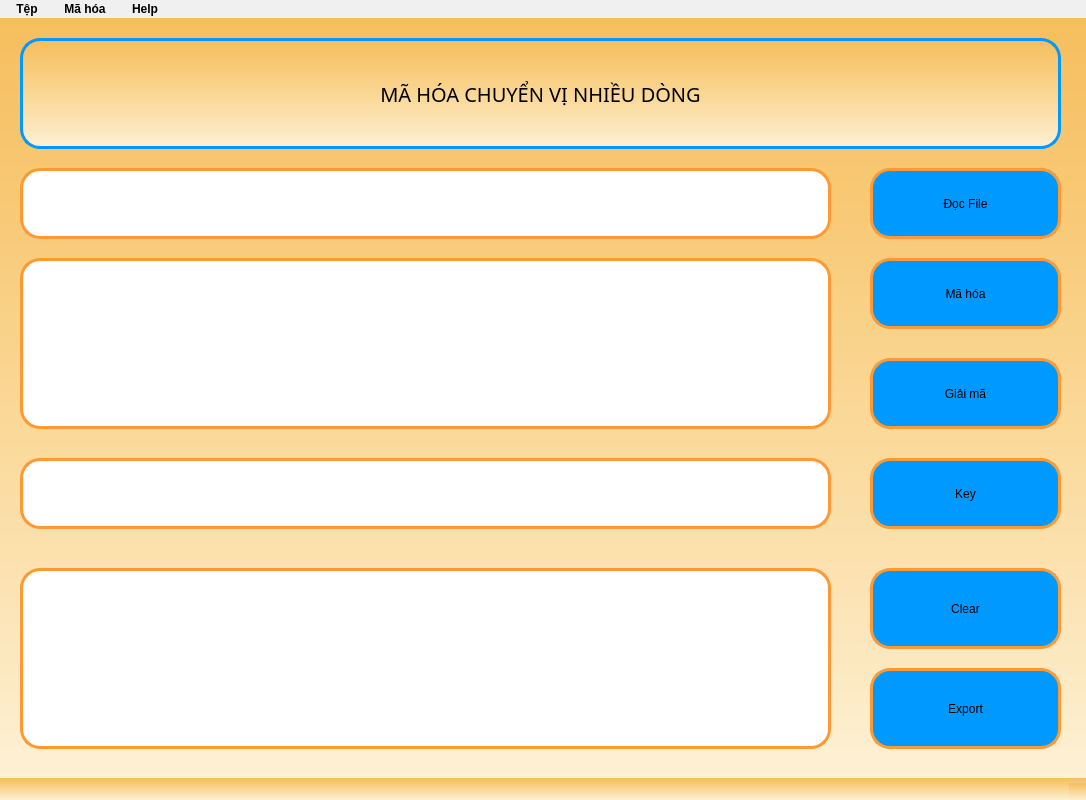
<?xml version="1.0" encoding="UTF-8"?>
<ui version="4.0">
 <class>Nhieudongform</class>
 <widget class="QMainWindow" name="Nhieudongform">
  <property name="geometry">
   <rect>
    <x>0</x>
    <y>0</y>
    <width>1086</width>
    <height>800</height>
   </rect>
  </property>
  <property name="windowTitle">
   <string>WNhieudong</string>
  </property>
  <property name="windowIcon">
   <iconset>
    <normaloff>tainguyen/logo.ico</normaloff>tainguyen/logo.ico</iconset>
  </property>
  <property name="styleSheet">
   <string notr="true">
color:black;
background-color: qlineargradient(spread:pad, x1:0, y1:0, x2:0, y2:1, stop:0 #F6BE5E, stop:0.25 #F8C976, stop:0.5 #FAD794, stop:0.75 #FCE3B4, stop:1 #FDF1D4);
</string>
  </property>
  <widget class="QWidget" name="centralwidget">
   <widget class="QLabel" name="label">
    <property name="geometry">
     <rect>
      <x>20</x>
      <y>20</y>
      <width>1041</width>
      <height>111</height>
     </rect>
    </property>
    <property name="font">
     <font>
      <family>Montserrat</family>
      <pointsize>33</pointsize>
      <weight>9</weight>
      <italic>false</italic>
      <bold>false</bold>
     </font>
    </property>
    <property name="layoutDirection">
     <enum>Qt::LeftToRight</enum>
    </property>
    <property name="autoFillBackground">
     <bool>false</bool>
    </property>
    <property name="styleSheet">
     <string notr="true">font-size: 20px;
font: 75 33pt &quot;Montserrat&quot;;

border: 3px solid #0099FF;
border-radius: 20px;
color:black;

</string>
    </property>
    <property name="text">
     <string>MÃ HÓA CHUYỂN VỊ NHIỀU DÒNG</string>
    </property>
    <property name="alignment">
     <set>Qt::AlignCenter</set>
    </property>
   </widget>
   <widget class="QPushButton" name="Btn_ReadFile">
    <property name="geometry">
     <rect>
      <x>870</x>
      <y>150</y>
      <width>191</width>
      <height>71</height>
     </rect>
    </property>
    <property name="cursor">
     <cursorShape>PointingHandCursor</cursorShape>
    </property>
    <property name="mouseTracking">
     <bool>false</bool>
    </property>
    <property name="tabletTracking">
     <bool>false</bool>
    </property>
    <property name="autoFillBackground">
     <bool>false</bool>
    </property>
    <property name="styleSheet">
     <string notr="true">QPushButton {
    border-radius: 20px;
    background-color: #0099FF;
    border: 3px solid #FF9933;
    font: 75 16pt &quot;Montserrat&quot;;
}

QPushButton:hover {
    background-color: white;
    border-color:#0099FF ;
    color: black;
}
</string>
    </property>
    <property name="text">
     <string>Đọc File</string>
    </property>
   </widget>
   <widget class="QPushButton" name="Btn_MaHoa">
    <property name="geometry">
     <rect>
      <x>870</x>
      <y>240</y>
      <width>191</width>
      <height>71</height>
     </rect>
    </property>
    <property name="cursor">
     <cursorShape>PointingHandCursor</cursorShape>
    </property>
    <property name="styleSheet">
     <string notr="true">QPushButton {
    border-radius: 20px;
    background-color: #0099FF;
    border: 3px solid #FF9933;
    font: 75 16pt &quot;Montserrat&quot;;
}

QPushButton:hover {
    background-color: white;
    border-color:#0099FF ;
    color: black;
}
</string>
    </property>
    <property name="text">
     <string>Mã hóa</string>
    </property>
   </widget>
   <widget class="QPushButton" name="Btn_GiaiMa">
    <property name="geometry">
     <rect>
      <x>870</x>
      <y>340</y>
      <width>191</width>
      <height>71</height>
     </rect>
    </property>
    <property name="cursor">
     <cursorShape>PointingHandCursor</cursorShape>
    </property>
    <property name="styleSheet">
     <string notr="true">QPushButton {
    border-radius: 20px;
    background-color: #0099FF;
    border: 3px solid #FF9933;
    font: 75 16pt &quot;Montserrat&quot;;
}

QPushButton:hover {
    background-color: white;
    border-color:#0099FF ;
    color: black;
}
</string>
    </property>
    <property name="text">
     <string>Giải mã</string>
    </property>
   </widget>
   <widget class="QLineEdit" name="tbPath">
    <property name="geometry">
     <rect>
      <x>20</x>
      <y>150</y>
      <width>811</width>
      <height>71</height>
     </rect>
    </property>
    <property name="font">
     <font>
      <family>Bebas Neue</family>
      <pointsize>12</pointsize>
     </font>
    </property>
    <property name="styleSheet">
     <string notr="true">background-color:white;
border-radius:20px;
color:black;
font: 12pt &quot;Bebas Neue&quot;;
border: 3px solid #FF9933;</string>
    </property>
    <property name="text">
     <string/>
    </property>
    <property name="maxLength">
     <number>32782</number>
    </property>
    <property name="frame">
     <bool>true</bool>
    </property>
    <property name="clearButtonEnabled">
     <bool>false</bool>
    </property>
   </widget>
   <widget class="QTextEdit" name="tbNoiDung">
    <property name="geometry">
     <rect>
      <x>20</x>
      <y>240</y>
      <width>811</width>
      <height>171</height>
     </rect>
    </property>
    <property name="font">
     <font>
      <family>Bebas Neue</family>
      <pointsize>12</pointsize>
     </font>
    </property>
    <property name="cursor" stdset="0">
     <cursorShape>IBeamCursor</cursorShape>
    </property>
    <property name="styleSheet">
     <string notr="true">QTextEdit {
    padding-top: 10px;
    padding-bottom: 10px;
    background-color: white;
    font: 12pt &quot;Bebas Neue&quot;;
    border-radius: 20px;
    color: black;
    border: 3px solid #FF9933;
}
</string>
    </property>
    <property name="html">
     <string>&lt;!DOCTYPE HTML PUBLIC &quot;-//W3C//DTD HTML 4.0//EN&quot; &quot;http://www.w3.org/TR/REC-html40/strict.dtd&quot;&gt;
&lt;html&gt;&lt;head&gt;&lt;meta name=&quot;qrichtext&quot; content=&quot;1&quot; /&gt;&lt;style type=&quot;text/css&quot;&gt;
p, li { white-space: pre-wrap; }
&lt;/style&gt;&lt;/head&gt;&lt;body style=&quot; font-family:'Bebas Neue'; font-size:12pt; font-weight:400; font-style:normal;&quot;&gt;
&lt;p style=&quot;-qt-paragraph-type:empty; margin-top:0px; margin-bottom:0px; margin-left:0px; margin-right:0px; -qt-block-indent:0; text-indent:0px;&quot;&gt;&lt;br /&gt;&lt;/p&gt;&lt;/body&gt;&lt;/html&gt;</string>
    </property>
   </widget>
   <widget class="QTextEdit" name="tbKetQua">
    <property name="geometry">
     <rect>
      <x>20</x>
      <y>550</y>
      <width>811</width>
      <height>181</height>
     </rect>
    </property>
    <property name="font">
     <font>
      <family>Bebas Neue</family>
      <pointsize>12</pointsize>
     </font>
    </property>
    <property name="cursor" stdset="0">
     <cursorShape>IBeamCursor</cursorShape>
    </property>
    <property name="styleSheet">
     <string notr="true">QTextEdit {
    padding-top: 10px;
    padding-bottom: 10px;
    background-color: white;
    font: 12pt &quot;Bebas Neue&quot;;
    border-radius: 20px;
    color: black;
    border: 3px solid #FF9933;
}
</string>
    </property>
   </widget>
   <widget class="QPushButton" name="Btn_Clear">
    <property name="geometry">
     <rect>
      <x>870</x>
      <y>550</y>
      <width>191</width>
      <height>81</height>
     </rect>
    </property>
    <property name="cursor">
     <cursorShape>PointingHandCursor</cursorShape>
    </property>
    <property name="styleSheet">
     <string notr="true">QPushButton {
    border-radius: 20px;
    background-color: #0099FF;
    border: 3px solid #FF9933;
    font: 75 16pt &quot;Montserrat&quot;;
}

QPushButton:hover {
    background-color: white;
    border-color:#0099FF ;
    color: black;
}
</string>
    </property>
    <property name="text">
     <string>Clear</string>
    </property>
   </widget>
   <widget class="QPushButton" name="Btn_WriteFile">
    <property name="geometry">
     <rect>
      <x>870</x>
      <y>650</y>
      <width>191</width>
      <height>81</height>
     </rect>
    </property>
    <property name="cursor">
     <cursorShape>PointingHandCursor</cursorShape>
    </property>
    <property name="styleSheet">
     <string notr="true">QPushButton {
    border-radius: 20px;
    background-color: #0099FF;
    border: 3px solid #FF9933;
    font: 75 16pt &quot;Montserrat&quot;;
}

QPushButton:hover {
    background-color: white;
    border-color:#0099FF ;
    color: black;
}
</string>
    </property>
    <property name="text">
     <string>Export</string>
    </property>
   </widget>
   <widget class="QLineEdit" name="tbKey">
    <property name="enabled">
     <bool>true</bool>
    </property>
    <property name="geometry">
     <rect>
      <x>20</x>
      <y>440</y>
      <width>811</width>
      <height>71</height>
     </rect>
    </property>
    <property name="font">
     <font>
      <family>Bebas Neue</family>
      <pointsize>12</pointsize>
     </font>
    </property>
    <property name="styleSheet">
     <string notr="true">background-color:white;
border-radius:20px;
color:black;
font: 12pt &quot;Bebas Neue&quot;;
border: 3px solid #FF9933;</string>
    </property>
    <property name="text">
     <string/>
    </property>
    <property name="maxLength">
     <number>32782</number>
    </property>
    <property name="frame">
     <bool>true</bool>
    </property>
    <property name="clearButtonEnabled">
     <bool>false</bool>
    </property>
   </widget>
   <widget class="QLabel" name="label_2">
    <property name="geometry">
     <rect>
      <x>870</x>
      <y>440</y>
      <width>191</width>
      <height>71</height>
     </rect>
    </property>
    <property name="styleSheet">
     <string notr="true">border-radius:20px;
background-color:#0099FF;
border: 3px solid #FF9933;
font: 75 16pt &quot;Montserrat&quot;;
</string>
    </property>
    <property name="text">
     <string>Key</string>
    </property>
    <property name="alignment">
     <set>Qt::AlignCenter</set>
    </property>
   </widget>
  </widget>
  <widget class="QMenuBar" name="menubar">
   <property name="geometry">
    <rect>
     <x>0</x>
     <y>0</y>
     <width>1086</width>
     <height>20</height>
    </rect>
   </property>
   <property name="styleSheet">
    <string notr="true">QMenuBar {
    background-color: #F0F0F0;
    font: bold 12px;
}

QMenuBar::item {
    spacing: 3px;
    padding: 2px 10px;
    background-color: #F0F0F0;
    color: black;
    border-radius: 5px;
}

QMenuBar::item:selected {
    background-color: #0099FF;
    color: white;
    border-radius: 5px;
}

QMenuBar::item:hover {
    background-color: white;
}
</string>
   </property>
   <widget class="QMenu" name="menuM_h_a">
    <property name="title">
     <string>Mã hóa</string>
    </property>
    <widget class="QMenu" name="menuThayThe">
     <property name="title">
      <string>Thay Thế</string>
     </property>
     <property name="icon">
      <iconset>
       <normaloff>../tainguyen/encrypt.png</normaloff>../tainguyen/encrypt.png</iconset>
     </property>
     <addaction name="actionCeasar"/>
     <addaction name="separator"/>
     <addaction name="actionVignere"/>
     <addaction name="separator"/>
     <addaction name="actionTrithemius"/>
     <addaction name="separator"/>
     <addaction name="actionBelasco"/>
    </widget>
    <widget class="QMenu" name="menuChuyenVi">
     <property name="title">
      <string>Chuyển Vị</string>
     </property>
     <property name="icon">
      <iconset>
       <normaloff>../tainguyen/encrypt.png</normaloff>../tainguyen/encrypt.png</iconset>
     </property>
     <addaction name="actionMotdong"/>
     <addaction name="separator"/>
     <addaction name="actionNhieudong"/>
    </widget>
    <widget class="QMenu" name="menuXOR">
     <property name="title">
      <string>XOR</string>
     </property>
     <property name="icon">
      <iconset>
       <normaloff>../tainguyen/encrypt.png</normaloff>../tainguyen/encrypt.png</iconset>
     </property>
     <addaction name="actionXOR_Ceasar"/>
     <addaction name="separator"/>
     <addaction name="actionXOR_Vignere"/>
     <addaction name="separator"/>
     <addaction name="actionXOR_Trithemius"/>
     <addaction name="separator"/>
     <addaction name="actionXOR_Belasco"/>
    </widget>
    <addaction name="menuThayThe"/>
    <addaction name="separator"/>
    <addaction name="menuChuyenVi"/>
    <addaction name="separator"/>
    <addaction name="menuXOR"/>
   </widget>
   <widget class="QMenu" name="menuT_p">
    <property name="title">
     <string>Tệp</string>
    </property>
    <addaction name="menuOpen"/>
    <addaction name="separator"/>
    <addaction name="menuSave"/>
    <addaction name="separator"/>
    <addaction name="actionTho_t"/>
   </widget>
   <widget class="QMenu" name="menuHelp">
    <property name="title">
     <string>Help</string>
    </property>
    <addaction name="menuWebsite"/>
    <addaction name="separator"/>
    <addaction name="menuAbout"/>
   </widget>
   <addaction name="menuT_p"/>
   <addaction name="menuM_h_a"/>
   <addaction name="menuHelp"/>
  </widget>
  <widget class="QStatusBar" name="statusbar"/>
  <action name="menuExit">
   <property name="text">
    <string>Thoát</string>
   </property>
  </action>
  <action name="menuOpen">
   <property name="icon">
    <iconset>
     <normaloff>../tainguyen/openfile.png</normaloff>../tainguyen/openfile.png</iconset>
   </property>
   <property name="text">
    <string>Open</string>
   </property>
   <property name="shortcut">
    <string>Ctrl+O</string>
   </property>
   <property name="iconVisibleInMenu">
    <bool>true</bool>
   </property>
  </action>
  <action name="menuSave">
   <property name="icon">
    <iconset>
     <normaloff>../tainguyen/save.png</normaloff>../tainguyen/save.png</iconset>
   </property>
   <property name="text">
    <string>Save</string>
   </property>
   <property name="shortcut">
    <string>Ctrl+S</string>
   </property>
  </action>
  <action name="menuWebsite">
   <property name="icon">
    <iconset>
     <normaloff>../tainguyen/global.png</normaloff>../tainguyen/global.png</iconset>
   </property>
   <property name="text">
    <string>Website</string>
   </property>
  </action>
  <action name="menuAbout">
   <property name="icon">
    <iconset>
     <normaloff>../tainguyen/aboutus.png</normaloff>../tainguyen/aboutus.png</iconset>
   </property>
   <property name="text">
    <string>About us</string>
   </property>
  </action>
  <action name="actionVignere">
   <property name="icon">
    <iconset>
     <normaloff>../tainguyen/encrypt1.png</normaloff>../tainguyen/encrypt1.png</iconset>
   </property>
   <property name="text">
    <string>Vignere</string>
   </property>
  </action>
  <action name="actionTrithemius">
   <property name="icon">
    <iconset>
     <normaloff>../tainguyen/encrypt1.png</normaloff>../tainguyen/encrypt1.png</iconset>
   </property>
   <property name="text">
    <string>Trithemius</string>
   </property>
  </action>
  <action name="actionBelasco">
   <property name="icon">
    <iconset>
     <normaloff>../tainguyen/encrypt1.png</normaloff>../tainguyen/encrypt1.png</iconset>
   </property>
   <property name="text">
    <string>Belasco</string>
   </property>
  </action>
  <action name="actionMotdong">
   <property name="icon">
    <iconset>
     <normaloff>../tainguyen/Arrow1.png</normaloff>../tainguyen/Arrow1.png</iconset>
   </property>
   <property name="text">
    <string>Trên 01 Dòng</string>
   </property>
  </action>
  <action name="actionNhieudong">
   <property name="icon">
    <iconset>
     <normaloff>../tainguyen/Arrow1.png</normaloff>../tainguyen/Arrow1.png</iconset>
   </property>
   <property name="text">
    <string>Trên Nhiều  Dòng</string>
   </property>
  </action>
  <action name="actionXOR_Ceasar">
   <property name="icon">
    <iconset>
     <normaloff>../tainguyen/xor.png</normaloff>../tainguyen/xor.png</iconset>
   </property>
   <property name="text">
    <string>XOR Ceasar</string>
   </property>
  </action>
  <action name="actionXOR_Vignere">
   <property name="icon">
    <iconset>
     <normaloff>../tainguyen/xor.png</normaloff>../tainguyen/xor.png</iconset>
   </property>
   <property name="text">
    <string>XOR Vignere</string>
   </property>
  </action>
  <action name="actionXOR_Trithemius">
   <property name="icon">
    <iconset>
     <normaloff>../tainguyen/xor.png</normaloff>../tainguyen/xor.png</iconset>
   </property>
   <property name="text">
    <string>XOR Trithemius</string>
   </property>
  </action>
  <action name="actionXOR_Belasco">
   <property name="icon">
    <iconset>
     <normaloff>../tainguyen/xor.png</normaloff>../tainguyen/xor.png</iconset>
   </property>
   <property name="text">
    <string>XOR Belasco</string>
   </property>
  </action>
  <action name="actionTho_t">
   <property name="icon">
    <iconset>
     <normaloff>../tainguyen/exit.png</normaloff>../tainguyen/exit.png</iconset>
   </property>
   <property name="text">
    <string>Thoát</string>
   </property>
  </action>
  <action name="actionCeasar">
   <property name="icon">
    <iconset>
     <normaloff>../tainguyen/encrypt1.png</normaloff>../tainguyen/encrypt1.png</iconset>
   </property>
   <property name="text">
    <string>Ceasar</string>
   </property>
  </action>
 </widget>
 <resources/>
 <connections/>
</ui>
